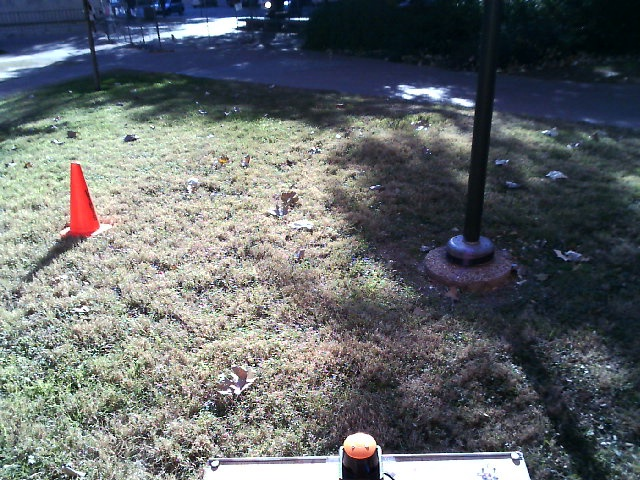
#> input picture vision/src/TESTIMAGE.jpg, 640 x 480 px
$ python -i threshold_finder.py   (imports and definitions only)   (Python 2 division)
#> lines starting #> are read from the running program, lines starting #| are printed output that depends on the picture
import cv, cv2, rospy, sys

from mpl_toolkits.mplot3d import Axes3D
import matplotlib.pyplot as plt
import matplotlib
from matplotlib.patches import Rectangle

import numpy as np
import random

NUM_PIXELS = 1000
Kb = .0722
Kr = .2126

CONE_THREASHOLD_BOUNDS = (0.71484374999999978, 0.99609375000000011, 0.15625, 0.3515625, 0.085937499999999958, 0.29687500000000011)

#(0.578, 1, 0.0664, 0.6, 0.082, .7)#0.41796874999999994)

BARREL_THREASHOLD_BOUNDS = (0.66796875, 0.99609375000000022, 0.10156250000000006, 0.62109375, 0.27343749999999994, 0.71484374999999989)

TWEAKED_BOUNDS = (0.578, 1, 0.0664, 0.6, 0.082, .4)


class Selector(object):
    # [10 lines left out: function __init__, not called in this run]

    def on_press(self, event):
        self.x0 = event.xdata
        self.y0 = event.ydata

    # [15 lines left out: function on_release, not called in this run]

        #ColorBounds(Cr_min=x_min, Cr_max=x_max, Yp_min=y_min, Yp_max=y_max)


class ColorBounds(object):
    # [9 lines left out: function __init__, not called in this run]

    def saturate(self, val):
        return max(16, min(235, int(val)))

    # [4 lines left out: function isWithin, not called in this run]

class PixelBounds(object):
    # [144 lines left out: functions __init__, adjustBoundsWithYCbCr, toRGB, getBounds, plotIn2d, plotIn3d and 2 more, not called in this run]

class ThresholdFinder:
    @staticmethod
    def findThreshold(img):
        blurred = cv2.blur(img, (10,10))

        cv2.namedWindow('Normal Image')
        cv2.imshow('Normal Image', blurred)
        cv2.moveWindow('Normal Image', 0, 0)

        cv2.namedWindow('Filtered')
        cv2.moveWindow('Filtered', 400, 0)

        cv2.waitKey(30)

        while not rospy.is_shutdown():
            bounds = convertToChannelsAndPlotAndComputeBounds(blurred).getBounds()
            print bounds

            cv2.imshow('Filtered', runBoundedThreshold(blurred, bounds))
            cv2.waitKey(30)

>>> import cv2
>>> picture = cv2.imread('TESTIMAGE.jpg')
#> picture is the input picture: shape (480, 640, 3); mean B, G, R 107, 104.6, 100
>>> result = ThresholdFinder().findThreshold(picture)
#> in findThreshold, `blurred = cv2.blur(img, (10,10))`:
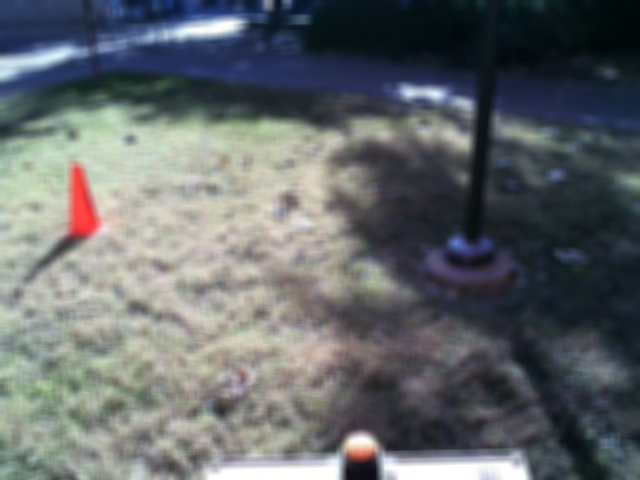
#> blurred: shape (480, 640, 3); mean B, G, R 107, 104.6, 100
#> (the run stopped early here; a loop or call above may not have finished)
